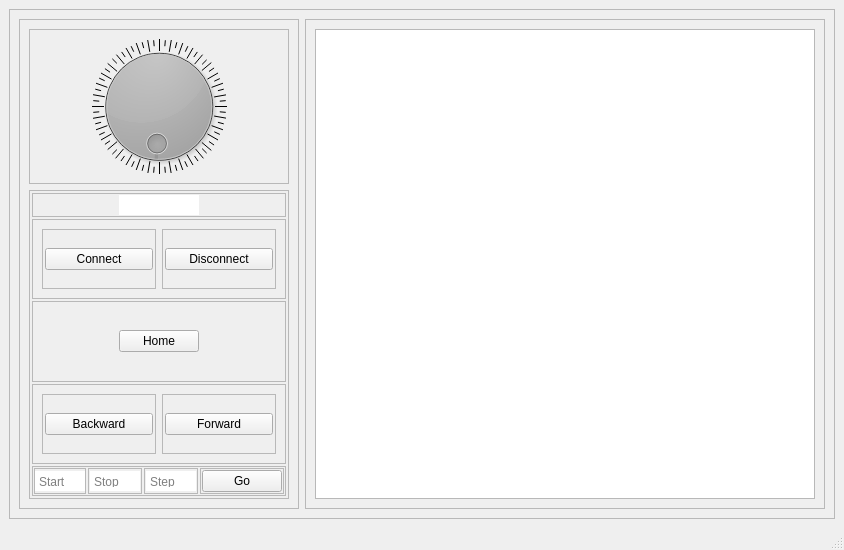
<?xml version="1.0" encoding="UTF-8"?>
<ui version="4.0">
 <class>MainWindow</class>
 <widget class="QMainWindow" name="MainWindow">
  <property name="geometry">
   <rect>
    <x>0</x>
    <y>0</y>
    <width>844</width>
    <height>550</height>
   </rect>
  </property>
  <property name="windowTitle">
   <string>MainWindow</string>
  </property>
  <widget class="QWidget" name="centralwidget">
   <layout class="QVBoxLayout" name="verticalLayout">
    <item>
     <widget class="QFrame" name="frame">
      <property name="frameShape">
       <enum>QFrame::StyledPanel</enum>
      </property>
      <property name="frameShadow">
       <enum>QFrame::Raised</enum>
      </property>
      <property name="lineWidth">
       <number>0</number>
      </property>
      <layout class="QHBoxLayout" name="horizontalLayout" stretch="1,2">
       <item>
        <widget class="QFrame" name="frame_2">
         <property name="frameShape">
          <enum>QFrame::StyledPanel</enum>
         </property>
         <property name="frameShadow">
          <enum>QFrame::Raised</enum>
         </property>
         <property name="lineWidth">
          <number>0</number>
         </property>
         <layout class="QVBoxLayout" name="verticalLayout_2" stretch="1,2">
          <item>
           <widget class="QFrame" name="frame_4">
            <property name="frameShape">
             <enum>QFrame::StyledPanel</enum>
            </property>
            <property name="frameShadow">
             <enum>QFrame::Raised</enum>
            </property>
            <property name="lineWidth">
             <number>0</number>
            </property>
            <layout class="QVBoxLayout" name="verticalLayout_4">
             <item>
              <widget class="QDial" name="AngleDial">
               <property name="palette">
                <palette>
                 <active>
                  <colorrole role="WindowText">
                   <brush brushstyle="SolidPattern">
                    <color alpha="255">
                     <red>255</red>
                     <green>255</green>
                     <blue>255</blue>
                    </color>
                   </brush>
                  </colorrole>
                  <colorrole role="Button">
                   <brush brushstyle="SolidPattern">
                    <color alpha="255">
                     <red>0</red>
                     <green>0</green>
                     <blue>0</blue>
                    </color>
                   </brush>
                  </colorrole>
                  <colorrole role="Light">
                   <brush brushstyle="SolidPattern">
                    <color alpha="255">
                     <red>0</red>
                     <green>0</green>
                     <blue>0</blue>
                    </color>
                   </brush>
                  </colorrole>
                  <colorrole role="Midlight">
                   <brush brushstyle="SolidPattern">
                    <color alpha="255">
                     <red>0</red>
                     <green>0</green>
                     <blue>0</blue>
                    </color>
                   </brush>
                  </colorrole>
                  <colorrole role="Dark">
                   <brush brushstyle="SolidPattern">
                    <color alpha="255">
                     <red>0</red>
                     <green>0</green>
                     <blue>0</blue>
                    </color>
                   </brush>
                  </colorrole>
                  <colorrole role="Mid">
                   <brush brushstyle="SolidPattern">
                    <color alpha="255">
                     <red>0</red>
                     <green>0</green>
                     <blue>0</blue>
                    </color>
                   </brush>
                  </colorrole>
                  <colorrole role="Text">
                   <brush brushstyle="SolidPattern">
                    <color alpha="255">
                     <red>255</red>
                     <green>255</green>
                     <blue>255</blue>
                    </color>
                   </brush>
                  </colorrole>
                  <colorrole role="BrightText">
                   <brush brushstyle="SolidPattern">
                    <color alpha="255">
                     <red>255</red>
                     <green>255</green>
                     <blue>255</blue>
                    </color>
                   </brush>
                  </colorrole>
                  <colorrole role="ButtonText">
                   <brush brushstyle="SolidPattern">
                    <color alpha="255">
                     <red>255</red>
                     <green>255</green>
                     <blue>255</blue>
                    </color>
                   </brush>
                  </colorrole>
                  <colorrole role="Base">
                   <brush brushstyle="SolidPattern">
                    <color alpha="255">
                     <red>0</red>
                     <green>0</green>
                     <blue>0</blue>
                    </color>
                   </brush>
                  </colorrole>
                  <colorrole role="Window">
                   <brush brushstyle="SolidPattern">
                    <color alpha="255">
                     <red>0</red>
                     <green>0</green>
                     <blue>0</blue>
                    </color>
                   </brush>
                  </colorrole>
                  <colorrole role="Shadow">
                   <brush brushstyle="SolidPattern">
                    <color alpha="255">
                     <red>255</red>
                     <green>255</green>
                     <blue>255</blue>
                    </color>
                   </brush>
                  </colorrole>
                  <colorrole role="AlternateBase">
                   <brush brushstyle="SolidPattern">
                    <color alpha="255">
                     <red>0</red>
                     <green>0</green>
                     <blue>0</blue>
                    </color>
                   </brush>
                  </colorrole>
                  <colorrole role="ToolTipBase">
                   <brush brushstyle="SolidPattern">
                    <color alpha="255">
                     <red>255</red>
                     <green>255</green>
                     <blue>220</blue>
                    </color>
                   </brush>
                  </colorrole>
                  <colorrole role="ToolTipText">
                   <brush brushstyle="SolidPattern">
                    <color alpha="255">
                     <red>0</red>
                     <green>0</green>
                     <blue>0</blue>
                    </color>
                   </brush>
                  </colorrole>
                 </active>
                 <inactive>
                  <colorrole role="WindowText">
                   <brush brushstyle="SolidPattern">
                    <color alpha="255">
                     <red>255</red>
                     <green>255</green>
                     <blue>255</blue>
                    </color>
                   </brush>
                  </colorrole>
                  <colorrole role="Button">
                   <brush brushstyle="SolidPattern">
                    <color alpha="255">
                     <red>0</red>
                     <green>0</green>
                     <blue>0</blue>
                    </color>
                   </brush>
                  </colorrole>
                  <colorrole role="Light">
                   <brush brushstyle="SolidPattern">
                    <color alpha="255">
                     <red>0</red>
                     <green>0</green>
                     <blue>0</blue>
                    </color>
                   </brush>
                  </colorrole>
                  <colorrole role="Midlight">
                   <brush brushstyle="SolidPattern">
                    <color alpha="255">
                     <red>0</red>
                     <green>0</green>
                     <blue>0</blue>
                    </color>
                   </brush>
                  </colorrole>
                  <colorrole role="Dark">
                   <brush brushstyle="SolidPattern">
                    <color alpha="255">
                     <red>0</red>
                     <green>0</green>
                     <blue>0</blue>
                    </color>
                   </brush>
                  </colorrole>
                  <colorrole role="Mid">
                   <brush brushstyle="SolidPattern">
                    <color alpha="255">
                     <red>0</red>
                     <green>0</green>
                     <blue>0</blue>
                    </color>
                   </brush>
                  </colorrole>
                  <colorrole role="Text">
                   <brush brushstyle="SolidPattern">
                    <color alpha="255">
                     <red>255</red>
                     <green>255</green>
                     <blue>255</blue>
                    </color>
                   </brush>
                  </colorrole>
                  <colorrole role="BrightText">
                   <brush brushstyle="SolidPattern">
                    <color alpha="255">
                     <red>255</red>
                     <green>255</green>
                     <blue>255</blue>
                    </color>
                   </brush>
                  </colorrole>
                  <colorrole role="ButtonText">
                   <brush brushstyle="SolidPattern">
                    <color alpha="255">
                     <red>255</red>
                     <green>255</green>
                     <blue>255</blue>
                    </color>
                   </brush>
                  </colorrole>
                  <colorrole role="Base">
                   <brush brushstyle="SolidPattern">
                    <color alpha="255">
                     <red>0</red>
                     <green>0</green>
                     <blue>0</blue>
                    </color>
                   </brush>
                  </colorrole>
                  <colorrole role="Window">
                   <brush brushstyle="SolidPattern">
                    <color alpha="255">
                     <red>0</red>
                     <green>0</green>
                     <blue>0</blue>
                    </color>
                   </brush>
                  </colorrole>
                  <colorrole role="Shadow">
                   <brush brushstyle="SolidPattern">
                    <color alpha="255">
                     <red>255</red>
                     <green>255</green>
                     <blue>255</blue>
                    </color>
                   </brush>
                  </colorrole>
                  <colorrole role="AlternateBase">
                   <brush brushstyle="SolidPattern">
                    <color alpha="255">
                     <red>0</red>
                     <green>0</green>
                     <blue>0</blue>
                    </color>
                   </brush>
                  </colorrole>
                  <colorrole role="ToolTipBase">
                   <brush brushstyle="SolidPattern">
                    <color alpha="255">
                     <red>255</red>
                     <green>255</green>
                     <blue>220</blue>
                    </color>
                   </brush>
                  </colorrole>
                  <colorrole role="ToolTipText">
                   <brush brushstyle="SolidPattern">
                    <color alpha="255">
                     <red>0</red>
                     <green>0</green>
                     <blue>0</blue>
                    </color>
                   </brush>
                  </colorrole>
                 </inactive>
                 <disabled>
                  <colorrole role="WindowText">
                   <brush brushstyle="SolidPattern">
                    <color alpha="255">
                     <red>0</red>
                     <green>0</green>
                     <blue>0</blue>
                    </color>
                   </brush>
                  </colorrole>
                  <colorrole role="Button">
                   <brush brushstyle="SolidPattern">
                    <color alpha="255">
                     <red>0</red>
                     <green>0</green>
                     <blue>0</blue>
                    </color>
                   </brush>
                  </colorrole>
                  <colorrole role="Light">
                   <brush brushstyle="SolidPattern">
                    <color alpha="255">
                     <red>0</red>
                     <green>0</green>
                     <blue>0</blue>
                    </color>
                   </brush>
                  </colorrole>
                  <colorrole role="Midlight">
                   <brush brushstyle="SolidPattern">
                    <color alpha="255">
                     <red>0</red>
                     <green>0</green>
                     <blue>0</blue>
                    </color>
                   </brush>
                  </colorrole>
                  <colorrole role="Dark">
                   <brush brushstyle="SolidPattern">
                    <color alpha="255">
                     <red>0</red>
                     <green>0</green>
                     <blue>0</blue>
                    </color>
                   </brush>
                  </colorrole>
                  <colorrole role="Mid">
                   <brush brushstyle="SolidPattern">
                    <color alpha="255">
                     <red>0</red>
                     <green>0</green>
                     <blue>0</blue>
                    </color>
                   </brush>
                  </colorrole>
                  <colorrole role="Text">
                   <brush brushstyle="SolidPattern">
                    <color alpha="255">
                     <red>0</red>
                     <green>0</green>
                     <blue>0</blue>
                    </color>
                   </brush>
                  </colorrole>
                  <colorrole role="BrightText">
                   <brush brushstyle="SolidPattern">
                    <color alpha="255">
                     <red>255</red>
                     <green>255</green>
                     <blue>255</blue>
                    </color>
                   </brush>
                  </colorrole>
                  <colorrole role="ButtonText">
                   <brush brushstyle="SolidPattern">
                    <color alpha="255">
                     <red>0</red>
                     <green>0</green>
                     <blue>0</blue>
                    </color>
                   </brush>
                  </colorrole>
                  <colorrole role="Base">
                   <brush brushstyle="SolidPattern">
                    <color alpha="255">
                     <red>0</red>
                     <green>0</green>
                     <blue>0</blue>
                    </color>
                   </brush>
                  </colorrole>
                  <colorrole role="Window">
                   <brush brushstyle="SolidPattern">
                    <color alpha="255">
                     <red>0</red>
                     <green>0</green>
                     <blue>0</blue>
                    </color>
                   </brush>
                  </colorrole>
                  <colorrole role="Shadow">
                   <brush brushstyle="SolidPattern">
                    <color alpha="255">
                     <red>255</red>
                     <green>255</green>
                     <blue>255</blue>
                    </color>
                   </brush>
                  </colorrole>
                  <colorrole role="AlternateBase">
                   <brush brushstyle="SolidPattern">
                    <color alpha="255">
                     <red>0</red>
                     <green>0</green>
                     <blue>0</blue>
                    </color>
                   </brush>
                  </colorrole>
                  <colorrole role="ToolTipBase">
                   <brush brushstyle="SolidPattern">
                    <color alpha="255">
                     <red>255</red>
                     <green>255</green>
                     <blue>220</blue>
                    </color>
                   </brush>
                  </colorrole>
                  <colorrole role="ToolTipText">
                   <brush brushstyle="SolidPattern">
                    <color alpha="255">
                     <red>0</red>
                     <green>0</green>
                     <blue>0</blue>
                    </color>
                   </brush>
                  </colorrole>
                 </disabled>
                </palette>
               </property>
               <property name="cursor">
                <cursorShape>ArrowCursor</cursorShape>
               </property>
               <property name="focusPolicy">
                <enum>Qt::ClickFocus</enum>
               </property>
               <property name="layoutDirection">
                <enum>Qt::RightToLeft</enum>
               </property>
               <property name="autoFillBackground">
                <bool>false</bool>
               </property>
               <property name="maximum">
                <number>360</number>
               </property>
               <property name="pageStep">
                <number>10</number>
               </property>
               <property name="value">
                <number>3</number>
               </property>
               <property name="tracking">
                <bool>true</bool>
               </property>
               <property name="orientation">
                <enum>Qt::Horizontal</enum>
               </property>
               <property name="invertedAppearance">
                <bool>false</bool>
               </property>
               <property name="invertedControls">
                <bool>false</bool>
               </property>
               <property name="wrapping">
                <bool>true</bool>
               </property>
               <property name="notchTarget">
                <double>5.000000000000000</double>
               </property>
               <property name="notchesVisible">
                <bool>true</bool>
               </property>
              </widget>
             </item>
            </layout>
           </widget>
          </item>
          <item>
           <widget class="QFrame" name="frame_5">
            <property name="frameShape">
             <enum>QFrame::StyledPanel</enum>
            </property>
            <property name="frameShadow">
             <enum>QFrame::Raised</enum>
            </property>
            <property name="lineWidth">
             <number>0</number>
            </property>
            <layout class="QVBoxLayout" name="verticalLayout_3" stretch="0,1,1,1,0">
             <property name="spacing">
              <number>2</number>
             </property>
             <property name="leftMargin">
              <number>2</number>
             </property>
             <property name="topMargin">
              <number>2</number>
             </property>
             <property name="rightMargin">
              <number>2</number>
             </property>
             <property name="bottomMargin">
              <number>2</number>
             </property>
             <item>
              <widget class="QFrame" name="frame_16">
               <property name="frameShape">
                <enum>QFrame::StyledPanel</enum>
               </property>
               <property name="frameShadow">
                <enum>QFrame::Raised</enum>
               </property>
               <layout class="QHBoxLayout" name="horizontalLayout_11">
                <property name="spacing">
                 <number>1</number>
                </property>
                <property name="leftMargin">
                 <number>1</number>
                </property>
                <property name="topMargin">
                 <number>1</number>
                </property>
                <property name="rightMargin">
                 <number>1</number>
                </property>
                <property name="bottomMargin">
                 <number>1</number>
                </property>
                <item>
                 <widget class="QTextEdit" name="AngleTx">
                  <property name="maximumSize">
                   <size>
                    <width>80</width>
                    <height>20</height>
                   </size>
                  </property>
                  <property name="frameShape">
                   <enum>QFrame::NoFrame</enum>
                  </property>
                  <property name="frameShadow">
                   <enum>QFrame::Plain</enum>
                  </property>
                  <property name="verticalScrollBarPolicy">
                   <enum>Qt::ScrollBarAlwaysOff</enum>
                  </property>
                  <property name="horizontalScrollBarPolicy">
                   <enum>Qt::ScrollBarAlwaysOff</enum>
                  </property>
                  <property name="lineWrapMode">
                   <enum>QTextEdit::WidgetWidth</enum>
                  </property>
                 </widget>
                </item>
               </layout>
              </widget>
             </item>
             <item>
              <widget class="QFrame" name="frame_9">
               <property name="frameShape">
                <enum>QFrame::StyledPanel</enum>
               </property>
               <property name="frameShadow">
                <enum>QFrame::Raised</enum>
               </property>
               <property name="lineWidth">
                <number>0</number>
               </property>
               <layout class="QHBoxLayout" name="horizontalLayout_2">
                <item>
                 <widget class="QFrame" name="frame_11">
                  <property name="frameShape">
                   <enum>QFrame::StyledPanel</enum>
                  </property>
                  <property name="frameShadow">
                   <enum>QFrame::Raised</enum>
                  </property>
                  <property name="lineWidth">
                   <number>0</number>
                  </property>
                  <layout class="QHBoxLayout" name="horizontalLayout_3">
                   <property name="spacing">
                    <number>2</number>
                   </property>
                   <property name="leftMargin">
                    <number>2</number>
                   </property>
                   <property name="topMargin">
                    <number>2</number>
                   </property>
                   <property name="rightMargin">
                    <number>2</number>
                   </property>
                   <property name="bottomMargin">
                    <number>2</number>
                   </property>
                   <item>
                    <widget class="QPushButton" name="ConnectBT">
                     <property name="text">
                      <string>Connect</string>
                     </property>
                    </widget>
                   </item>
                  </layout>
                 </widget>
                </item>
                <item>
                 <widget class="QFrame" name="frame_10">
                  <property name="frameShape">
                   <enum>QFrame::StyledPanel</enum>
                  </property>
                  <property name="frameShadow">
                   <enum>QFrame::Raised</enum>
                  </property>
                  <property name="lineWidth">
                   <number>0</number>
                  </property>
                  <layout class="QHBoxLayout" name="horizontalLayout_4">
                   <property name="spacing">
                    <number>2</number>
                   </property>
                   <property name="leftMargin">
                    <number>2</number>
                   </property>
                   <property name="topMargin">
                    <number>2</number>
                   </property>
                   <property name="rightMargin">
                    <number>2</number>
                   </property>
                   <property name="bottomMargin">
                    <number>2</number>
                   </property>
                   <item>
                    <widget class="QPushButton" name="DisconnectBT">
                     <property name="text">
                      <string>Disconnect</string>
                     </property>
                    </widget>
                   </item>
                  </layout>
                 </widget>
                </item>
               </layout>
              </widget>
             </item>
             <item>
              <widget class="QFrame" name="frame_8">
               <property name="frameShape">
                <enum>QFrame::StyledPanel</enum>
               </property>
               <property name="frameShadow">
                <enum>QFrame::Raised</enum>
               </property>
               <property name="lineWidth">
                <number>0</number>
               </property>
               <layout class="QHBoxLayout" name="horizontalLayout_5">
                <property name="spacing">
                 <number>2</number>
                </property>
                <property name="leftMargin">
                 <number>2</number>
                </property>
                <property name="topMargin">
                 <number>2</number>
                </property>
                <property name="rightMargin">
                 <number>2</number>
                </property>
                <property name="bottomMargin">
                 <number>2</number>
                </property>
                <item>
                 <spacer name="horizontalSpacer">
                  <property name="orientation">
                   <enum>Qt::Horizontal</enum>
                  </property>
                  <property name="sizeHint" stdset="0">
                   <size>
                    <width>40</width>
                    <height>20</height>
                   </size>
                  </property>
                 </spacer>
                </item>
                <item>
                 <widget class="QPushButton" name="HomeBT">
                  <property name="text">
                   <string>Home</string>
                  </property>
                 </widget>
                </item>
                <item>
                 <spacer name="horizontalSpacer_2">
                  <property name="orientation">
                   <enum>Qt::Horizontal</enum>
                  </property>
                  <property name="sizeHint" stdset="0">
                   <size>
                    <width>40</width>
                    <height>20</height>
                   </size>
                  </property>
                 </spacer>
                </item>
               </layout>
              </widget>
             </item>
             <item>
              <widget class="QFrame" name="frame_7">
               <property name="frameShape">
                <enum>QFrame::StyledPanel</enum>
               </property>
               <property name="frameShadow">
                <enum>QFrame::Raised</enum>
               </property>
               <property name="lineWidth">
                <number>0</number>
               </property>
               <layout class="QHBoxLayout" name="horizontalLayout_6">
                <item>
                 <widget class="QFrame" name="frame_12">
                  <property name="frameShape">
                   <enum>QFrame::StyledPanel</enum>
                  </property>
                  <property name="frameShadow">
                   <enum>QFrame::Raised</enum>
                  </property>
                  <property name="lineWidth">
                   <number>0</number>
                  </property>
                  <layout class="QHBoxLayout" name="horizontalLayout_7">
                   <property name="spacing">
                    <number>2</number>
                   </property>
                   <property name="leftMargin">
                    <number>2</number>
                   </property>
                   <property name="topMargin">
                    <number>2</number>
                   </property>
                   <property name="rightMargin">
                    <number>2</number>
                   </property>
                   <property name="bottomMargin">
                    <number>2</number>
                   </property>
                   <item>
                    <widget class="QPushButton" name="BackwardBT">
                     <property name="text">
                      <string>Backward</string>
                     </property>
                    </widget>
                   </item>
                  </layout>
                 </widget>
                </item>
                <item>
                 <widget class="QFrame" name="frame_13">
                  <property name="frameShape">
                   <enum>QFrame::StyledPanel</enum>
                  </property>
                  <property name="frameShadow">
                   <enum>QFrame::Raised</enum>
                  </property>
                  <property name="lineWidth">
                   <number>0</number>
                  </property>
                  <layout class="QHBoxLayout" name="horizontalLayout_8">
                   <property name="spacing">
                    <number>2</number>
                   </property>
                   <property name="leftMargin">
                    <number>2</number>
                   </property>
                   <property name="topMargin">
                    <number>2</number>
                   </property>
                   <property name="rightMargin">
                    <number>2</number>
                   </property>
                   <property name="bottomMargin">
                    <number>2</number>
                   </property>
                   <item>
                    <widget class="QPushButton" name="ForwardBT">
                     <property name="text">
                      <string>Forward</string>
                     </property>
                    </widget>
                   </item>
                  </layout>
                 </widget>
                </item>
               </layout>
              </widget>
             </item>
             <item>
              <widget class="QFrame" name="frame_6">
               <property name="frameShape">
                <enum>QFrame::StyledPanel</enum>
               </property>
               <property name="frameShadow">
                <enum>QFrame::Raised</enum>
               </property>
               <property name="lineWidth">
                <number>0</number>
               </property>
               <layout class="QHBoxLayout" name="horizontalLayout_9" stretch="2,1,1,0">
                <property name="spacing">
                 <number>2</number>
                </property>
                <property name="leftMargin">
                 <number>1</number>
                </property>
                <property name="topMargin">
                 <number>1</number>
                </property>
                <property name="rightMargin">
                 <number>1</number>
                </property>
                <property name="bottomMargin">
                 <number>1</number>
                </property>
                <item>
                 <widget class="QFrame" name="frame_14">
                  <property name="frameShape">
                   <enum>QFrame::StyledPanel</enum>
                  </property>
                  <property name="frameShadow">
                   <enum>QFrame::Raised</enum>
                  </property>
                  <property name="lineWidth">
                   <number>0</number>
                  </property>
                  <layout class="QVBoxLayout" name="verticalLayout_8">
                   <property name="spacing">
                    <number>1</number>
                   </property>
                   <property name="sizeConstraint">
                    <enum>QLayout::SetNoConstraint</enum>
                   </property>
                   <property name="leftMargin">
                    <number>0</number>
                   </property>
                   <property name="topMargin">
                    <number>0</number>
                   </property>
                   <property name="rightMargin">
                    <number>0</number>
                   </property>
                   <property name="bottomMargin">
                    <number>0</number>
                   </property>
                   <item>
                    <widget class="QTextEdit" name="StartTX">
                     <property name="maximumSize">
                      <size>
                       <width>50</width>
                       <height>20</height>
                      </size>
                     </property>
                     <property name="frameShape">
                      <enum>QFrame::Box</enum>
                     </property>
                     <property name="frameShadow">
                      <enum>QFrame::Plain</enum>
                     </property>
                     <property name="lineWidth">
                      <number>0</number>
                     </property>
                     <property name="verticalScrollBarPolicy">
                      <enum>Qt::ScrollBarAlwaysOff</enum>
                     </property>
                     <property name="placeholderText">
                      <string>Start</string>
                     </property>
                    </widget>
                   </item>
                  </layout>
                 </widget>
                </item>
                <item>
                 <widget class="QFrame" name="frame_17">
                  <property name="frameShape">
                   <enum>QFrame::StyledPanel</enum>
                  </property>
                  <property name="frameShadow">
                   <enum>QFrame::Raised</enum>
                  </property>
                  <property name="lineWidth">
                   <number>0</number>
                  </property>
                  <layout class="QVBoxLayout" name="verticalLayout_6" stretch="0">
                   <property name="spacing">
                    <number>1</number>
                   </property>
                   <property name="sizeConstraint">
                    <enum>QLayout::SetNoConstraint</enum>
                   </property>
                   <property name="leftMargin">
                    <number>1</number>
                   </property>
                   <property name="topMargin">
                    <number>1</number>
                   </property>
                   <property name="rightMargin">
                    <number>1</number>
                   </property>
                   <property name="bottomMargin">
                    <number>1</number>
                   </property>
                   <item>
                    <widget class="QTextEdit" name="StopTx">
                     <property name="maximumSize">
                      <size>
                       <width>50</width>
                       <height>20</height>
                      </size>
                     </property>
                     <property name="frameShape">
                      <enum>QFrame::Box</enum>
                     </property>
                     <property name="frameShadow">
                      <enum>QFrame::Plain</enum>
                     </property>
                     <property name="lineWidth">
                      <number>-2</number>
                     </property>
                     <property name="verticalScrollBarPolicy">
                      <enum>Qt::ScrollBarAlwaysOff</enum>
                     </property>
                     <property name="placeholderText">
                      <string>Stop</string>
                     </property>
                    </widget>
                   </item>
                  </layout>
                 </widget>
                </item>
                <item>
                 <widget class="QFrame" name="StepTX">
                  <property name="frameShape">
                   <enum>QFrame::StyledPanel</enum>
                  </property>
                  <property name="frameShadow">
                   <enum>QFrame::Raised</enum>
                  </property>
                  <property name="lineWidth">
                   <number>0</number>
                  </property>
                  <layout class="QVBoxLayout" name="verticalLayout_7">
                   <property name="spacing">
                    <number>0</number>
                   </property>
                   <property name="sizeConstraint">
                    <enum>QLayout::SetNoConstraint</enum>
                   </property>
                   <property name="leftMargin">
                    <number>1</number>
                   </property>
                   <property name="topMargin">
                    <number>1</number>
                   </property>
                   <property name="rightMargin">
                    <number>1</number>
                   </property>
                   <property name="bottomMargin">
                    <number>1</number>
                   </property>
                   <item>
                    <widget class="QTextEdit" name="textEdit_3">
                     <property name="maximumSize">
                      <size>
                       <width>50</width>
                       <height>20</height>
                      </size>
                     </property>
                     <property name="frameShape">
                      <enum>QFrame::Box</enum>
                     </property>
                     <property name="frameShadow">
                      <enum>QFrame::Plain</enum>
                     </property>
                     <property name="lineWidth">
                      <number>0</number>
                     </property>
                     <property name="verticalScrollBarPolicy">
                      <enum>Qt::ScrollBarAlwaysOff</enum>
                     </property>
                     <property name="placeholderText">
                      <string>Step</string>
                     </property>
                    </widget>
                   </item>
                  </layout>
                 </widget>
                </item>
                <item>
                 <widget class="QFrame" name="frame_15">
                  <property name="frameShape">
                   <enum>QFrame::StyledPanel</enum>
                  </property>
                  <property name="frameShadow">
                   <enum>QFrame::Raised</enum>
                  </property>
                  <property name="lineWidth">
                   <number>0</number>
                  </property>
                  <layout class="QHBoxLayout" name="horizontalLayout_10">
                   <property name="spacing">
                    <number>1</number>
                   </property>
                   <property name="sizeConstraint">
                    <enum>QLayout::SetNoConstraint</enum>
                   </property>
                   <property name="leftMargin">
                    <number>1</number>
                   </property>
                   <property name="topMargin">
                    <number>1</number>
                   </property>
                   <property name="rightMargin">
                    <number>1</number>
                   </property>
                   <property name="bottomMargin">
                    <number>1</number>
                   </property>
                   <item>
                    <widget class="QPushButton" name="GoBT">
                     <property name="text">
                      <string>Go</string>
                     </property>
                    </widget>
                   </item>
                  </layout>
                 </widget>
                </item>
               </layout>
              </widget>
             </item>
            </layout>
           </widget>
          </item>
         </layout>
        </widget>
       </item>
       <item>
        <widget class="QFrame" name="frame_3">
         <property name="frameShape">
          <enum>QFrame::StyledPanel</enum>
         </property>
         <property name="frameShadow">
          <enum>QFrame::Raised</enum>
         </property>
         <layout class="QVBoxLayout" name="verticalLayout_5">
          <item>
           <widget class="QGraphicsView" name="LockInAngleGraph"/>
          </item>
         </layout>
        </widget>
       </item>
      </layout>
     </widget>
    </item>
   </layout>
  </widget>
  <widget class="QMenuBar" name="menubar">
   <property name="geometry">
    <rect>
     <x>0</x>
     <y>0</y>
     <width>844</width>
     <height>21</height>
    </rect>
   </property>
  </widget>
  <widget class="QStatusBar" name="statusbar"/>
 </widget>
 <resources/>
 <connections/>
</ui>
